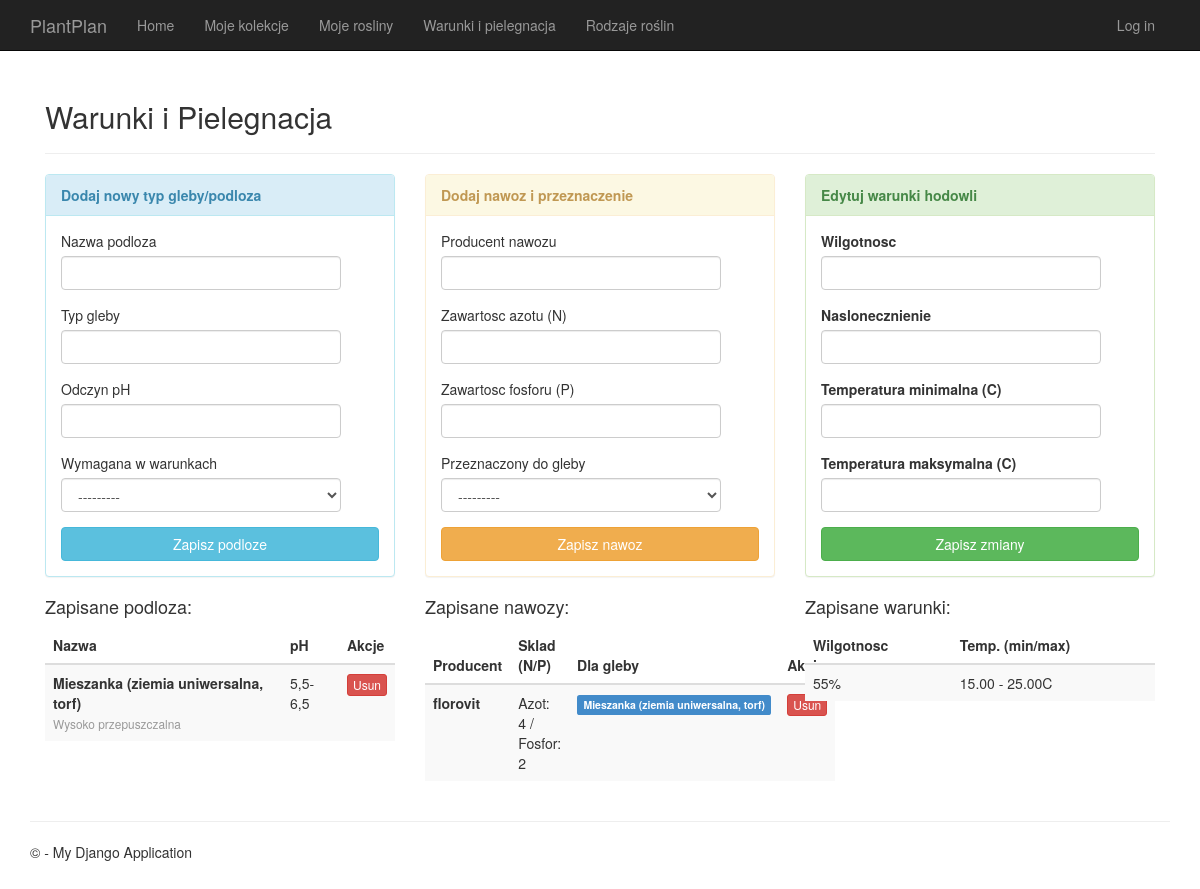
Page /pielegnacja/ on the committed database.
### app/models.py (models this page shows, shortened)
class Gleba(models.Model):
    id_gleby = models.AutoField(primary_key=True)
    nazwa = models.CharField(max_length=100)
    typ = models.CharField(max_length=100, blank=True, null=True)
    ph_gleby = models.CharField(max_length=10, blank=True, null=True)
    id_warunku = models.ForeignKey(WarunkiHodowli, models.DO_NOTHING, db_column='id_warunku', blank=True, null=True, related_name='gleby')
    class Meta:
        db_table = 'gleba'
        indexes = [
            models.Index(fields=['typ'], name='idx_gleba_typ'),
        ]
    def __str__(self):
        return self.nazwa

class WarunkiHodowli(models.Model):
    id_warunku = models.AutoField(primary_key=True)
    wilgotnosc = models.CharField(max_length=50, blank=True, null=True)
    naslonecznienie = models.CharField(max_length=50, blank=True, null=True)
    temp_min = models.DecimalField(max_digits=5, decimal_places=2, blank=True, null=True)
    temp_maks = models.DecimalField(max_digits=5, decimal_places=2, blank=True, null=True)
    class Meta:
        db_table = 'warunki_hodowli'
    def __str__(self):
        return f"Warunki ID {self.id_warunku} (Temp: {self.temp_min}-{self.temp_maks}C)"

class Nawoz(models.Model):
    id_nawozu = models.AutoField(primary_key=True)
    producent = models.CharField(max_length=100, blank=True, null=True)
    zawartosc_azotu = models.CharField(max_length=50, blank=True, null=True)
    zawartosc_fosforu = models.CharField(max_length=50, blank=True, null=True)
    id_gleby = models.ForeignKey(Gleba, models.DO_NOTHING, db_column='id_gleby', blank=True, null=True, related_name='nawozy')
    class Meta:
        db_table = 'nawoz'
        indexes = [
            models.Index(fields=['producent'], name='idx_nawoz_producent'),
        ]

### app/views.py (the view, shortened to what this page needs)
# urls.py: path('pielegnacja/', views.pielegnacja, name='pielegnacja'),
def pielegnacja(request):
    form_gleba = GlebaForm()
    form_nawoz = NawozForm()
    form_warunki = WarunkiHodowliForm()
    return render(request, 'app/pielegnacja.html', {
       'gleby': Gleba.objects.select_related('id_warunku').all().order_by('typ'),
       'nawozy_z_glebami': Nawoz.objects.select_related('id_gleby').all().order_by('producent'),
        'warunki': WarunkiHodowli.objects.prefetch_related('gleby').all(),
        'form_gleba': form_gleba,
        'form_nawoz': form_nawoz,
        'form_warunki': form_warunki,
        'title': 'Warunki i Pielegnacja'
    })

### app/forms.py
class GlebaForm(forms.ModelForm):
    class Meta:
        model = Gleba
        fields = ['nazwa', 'typ', 'ph_gleby', 'id_warunku']
        widgets = {
            'nazwa': forms.TextInput(attrs={'class': 'form-control'}),
            'typ': forms.TextInput(attrs={'class': 'form-control'}),
            'ph_gleby': forms.TextInput(attrs={'class': 'form-control'}),
            'id_warunku': forms.Select(attrs={'class': 'form-control'}),
        }
        labels = {
            'nazwa': 'Nazwa podloza',
            'typ': 'Typ gleby',
            'ph_gleby': 'Odczyn pH',
            'id_warunku': 'Wymagana w warunkach',
        }

class NawozForm(forms.ModelForm):
    class Meta:
        model = Nawoz
        fields = ['producent', 'zawartosc_azotu', 'zawartosc_fosforu', 'id_gleby']
        widgets = {
            'producent': forms.TextInput(attrs={'class': 'form-control'}),
            'zawartosc_azotu': forms.TextInput(attrs={'class': 'form-control'}),
            'zawartosc_fosforu': forms.TextInput(attrs={'class': 'form-control'}),
            'id_gleby': forms.Select(attrs={'class': 'form-control'}),
        }
        labels = {
            'producent': 'Producent nawozu',
            'zawartosc_azotu': 'Zawartosc azotu (N)',
            'zawartosc_fosforu': 'Zawartosc fosforu (P)',
            'id_gleby': 'Przeznaczony do gleby',
        }

### app/templates/app/pielegnacja.html (shortened to what this page needs)
{% extends "app/layout.html" %}
{% block content %}
<div class="container" style="margin-top: 30px;">
    <h2>{{ title }}</h2>
    <hr />
    <div class="row">
        <div class="col-md-4">
            <div class="panel panel-info">
                <div class="panel-heading" style="font-weight: bold;">Dodaj nowy typ gleby/podloza</div>
                <div class="panel-body">
                    <form method="post" action="">
                        {% for field in form_gleba %}
                        <div class="form-group">
                            <label style="font-weight: normal;">{{ field.label }}</label>
                            {{ field }}
                        </div>
                        {% endfor %}
                        <button type="submit" name="akcja_gleba" class="btn btn-info btn-block">Zapisz podloze</button>
                    </form>
                </div>
            </div>
            <h4>Zapisane podloza:</h4>
            <table class="table table-striped table-hover">
                <thead>
                    <tr>
                        <th>Nazwa</th>
                        <th>pH</th>
                        <th>Akcje</th>
                    </tr>
                </thead>
                <tbody>
                    {% for g in gleby %}
                    <tr>
                        <td><strong>{{ g.nazwa }}</strong> <br /><small class="text-muted">{{ g.typ }}</small></td>
                        <td>{{ g.ph_gleby }}</td>
                        <td>
                            <form method="post" action="{% url 'usun_glebe' g.id_gleby %}" onsubmit="return confirm('Usunac podloze?');">
                                <button type="submit" class="btn btn-danger btn-xs">Usun</button>
                            </form>
                        </td>
                    </tr>
                    {% empty %}
                    <tr><td colspan="3" class="text-danger">Brak zdefiniowanych gleb.</td></tr>
                    {% endfor %}
                </tbody>
            </table>
        </div>
        <div class="col-md-4">
            <div class="panel panel-warning">
                <div class="panel-heading" style="font-weight: bold;">Dodaj nawoz i przeznaczenie</div>
                <div class="panel-body">
                    <form method="post" action="">
                        {% for field in form_nawoz %}
                        <div class="form-group">
                            <label style="font-weight: normal;">{{ field.label }}</label>
                            {{ field }}
                        </div>
                        {% endfor %}
                        <button type="submit" name="akcja_nawoz" class="btn btn-warning btn-block">Zapisz nawoz</button>
                    </form>
                </div>
            </div>
            <h4>Zapisane nawozy:</h4>
            <table class="table table-striped table-hover">
                <thead>
                    <tr>
                        <th>Producent</th>
                        <th>Sklad (N/P)</th>
                        <th>Dla gleby</th>
                        <th>Akcje</th>
                    </tr>
                </thead>
                <tbody>
                    {% for rel in nawozy_z_glebami %}
                    <tr>
                        <td><strong>{{ rel.producent }}</strong></td>
                        <td>Azot: {{ rel.zawartosc_azotu }} / Fosfor: {{ rel.zawartosc_fosforu }}</td>
                        <td><span class="label label-primary">{{ rel.id_gleby.nazwa }}</span></td>
                        <td>
                            <form method="post" action="{% url 'usun_nawoz' rel.id_nawozu %}" onsubmit="return confirm('Usunac nawoz?');">
                                <button type="submit" class="btn btn-danger btn-xs">Usun</button>
                            </form>
                        </td>
                    </tr>
                    {% empty %}
                    <tr><td colspan="4" class="text-danger">Brak zdefiniowanych nawozow.</td></tr>
                    {% endfor %}
                </tbody>
            </table>
        </div>
        <div class="col-md-4">
            <div class="panel panel-success">
                <div class="panel-heading" style="font-weight: bold;">Edytuj warunki hodowli</div>
                <div class="panel-body">
                    <form method="post" action="">
                        {% for field in form_warunki %}
                        <div class="form-group">
                            <label>{{ field.label }}</label>
                            {{ field }}
                        </div>
                        {% endfor %}
                        <button type="submit" name="akcja_warunki" class="btn btn-success btn-block">Zapisz zmiany</button>
                    </form>
                </div>
            </div>
            <h4>Zapisane warunki:</h4>
            <table class="table table-striped table-hover">
                <thead>
                    <tr>
                        <th>Wilgotnosc</th>
                        <th>Temp. (min/max)</th>
                    </tr>
                </thead>
                <tbody>
                    {% for w in warunki %}
                    <tr>
                        <td>{{ w.wilgotnosc }}</td>
                        <td>{{ w.temp_min }} - {{ w.temp_maks }}C</td>
                    </tr>
                    {% empty %}
                    <tr><td colspan="2" class="text-danger">Brak zdefiniowanych warunkow.</td></tr>
                    {% endfor %}
                </tbody>
            </table>
        </div>
    </div>
</div>
{% endblock %}

### app/static/app/content/site.css (style rules this page uses)
body { padding-top: 50px; padding-bottom: 20px; }
input, select, textarea { max-width: 280px; }

### rows in the picture
Gleba: nazwa "Mieszanka (ziemia uniwersalna, torf)", typ "Wysoko przepuszczalna", ph_gleby "5,5-6,5", form_nawoz "---------"
WarunkiHodowli: form_gleba "---------", wilgotnosc "55%", temp_min "15.00", temp_maks "25.00"
Nawoz: producent "florovit", zawartosc_azotu "4", zawartosc_fosforu "2", id_gleby.nazwa "Mieszanka (ziemia uniwersalna, torf)"

### other values in the picture
{{ title }} "Warunki i Pielegnacja"
{{ field.label }} "Nazwa podloza" "Typ gleby" "Odczyn pH" "Wymagana w warunkach"
{{ field.label }} "Producent nawozu" "Zawartosc azotu (N)" "Zawartosc fosforu (P)" "Przeznaczony do gleby"
{{ field.label }} "Wilgotnosc" "Naslonecznienie" "Temperatura minimalna (C)" "Temperatura maksymalna (C)"
